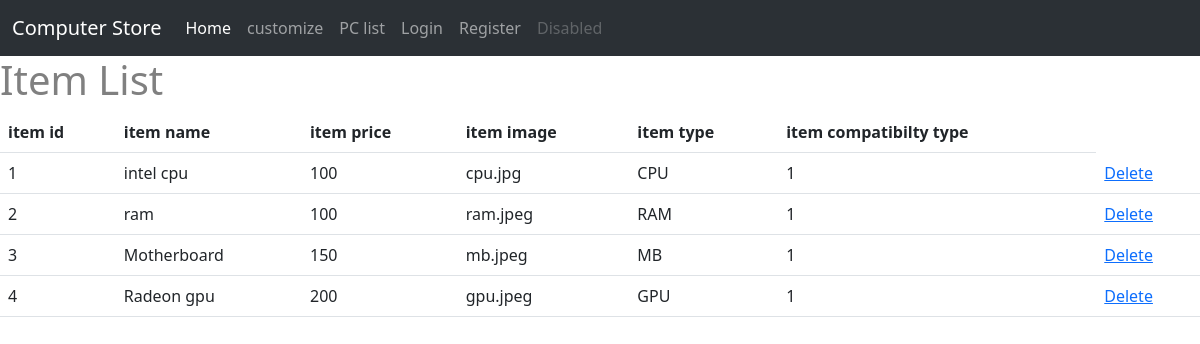
The page /displayItem on the database as committed earlier.
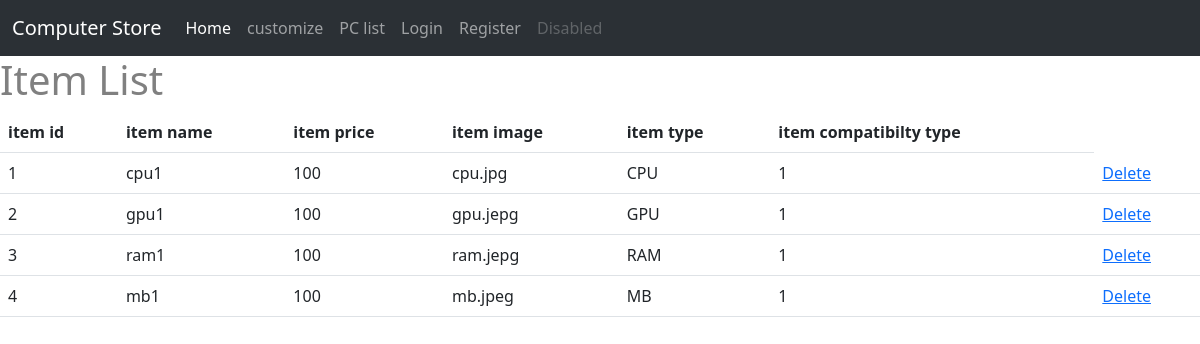
The same page on the database as committed later.
### ltt/models.py (models this page shows, shortened)
class Item(db.Model):
    __tablename__ = 'item'
    id = db.Column(db.Integer,primary_key = True)
    item_name = db.Column(db.String(20))
    item_price = db.Column(db.Integer)
    item_image = db.Column(db.String(20), default = "default.jpg")
    item_type = db.Column(db.String(20))
    item_c = db.Column(db.Integer)
    comments = db.relationship("Comment",backref ="item")
    rate_count = db.Column(db.Integer, default = 0)
    rate_acc = db.Column(db.Integer,default = 0)

### ltt/view.py (the view)
@view.route('/displayItem')   #page for staff to view item
def displayItem():
    items = Item.query.all()
    return render_template('displayItem.html', items = items)

### ltt/templates/displayItem.html (shortened to what this page needs)
{% extends "base.html" %}
{% block contend %}
<h1>Item List</h1>
<table class = "table table-hover">
    <thead>
        <tr>
            <th scope="col"> item id</th>
            <th scope="col">item name </th>
            <th scope="col"> item price</th>
            <th scope="col">item image </th>
            <th scope="col">item type </th>
            <th scope="col">item compatibilty type </th>
        </tr>
    </thead>
    <tbody>
        {% for item in items %}
        <tr>
            <td>{{item.id}}</td>
            <td>{{item.item_name}}</td>
            <td>{{item.item_price}}</td>
            <td>{{item.item_image}}</td>
            <td>{{item.item_type}}</td>
            <td>{{item.item_c}}</td>
            <td>
                <a href="/delete/{{item.id}}">Delete</a>
            </td>
        </tr>
        {% endfor %}
    </tbody>
</table>
{% endblock %}

### ltt/templates/base.html (shortened to what this page needs)
<!DOCTYPE html>
<html>
    <head>
        <link href="https://cdn.jsdelivr.net/npm/bootstrap@5.3.0-alpha3/dist/css/bootstrap.min.css" rel="stylesheet">
        <link rel="stylesheet" type="text/css" href="{{ url_for('static', filename='main.css') }}">
    </head>
    <body>
        <nav class="navbar navbar-expand-lg bg-body-tertiary bg-dark"  data-bs-theme="dark">
            <div class="container-fluid">
              <a class="navbar-brand" href="#">Computer Store</a>
              <div class="collapse navbar-collapse" id="navbarNavAltMarkup">
                <div class="navbar-nav">
                  <a class="nav-link active" aria-current="page" href="/home">Home</a>
                  <a class="nav-link" href="/customize">customize</a>
                  <a class="nav-link" href="/prebulid">PC list</a>
                  {%if current_user.is_active == False%}
                    <a class="nav-link" href="/login">Login</a>
                    <a class="nav-link" href="/register">Register</a>
                  {%endif%}
                  <a class="nav-link disabled">Disabled</a>
                </div>
              </div>
            </div>
        </nav>
        {% block contend %}
        {%endblock%}
    </body>
</html>

### ltt/static/main.css (style rules this page uses)
* { box-sizing: border-box; }
body { color: grey; }

Rows that differ between the two databases and show on the page:
changed Item "cpu.jpg": item_name "intel cpu" → "cpu1"
changed Item id 2: item_name "ram" → "gpu1"; item_image "ram.jpeg" → "gpu.jepg"; item_type "RAM" → "GPU"
changed Item id 3: item_name "Motherboard" → "ram1"; item_price "150" → "100"; item_image "mb.jpeg" → "ram.jepg"; item_type "MB" → "RAM"
changed Item id 4: item_name "Radeon gpu" → "mb1"; item_price "200" → "100"; item_image "gpu.jpeg" → "mb.jpeg"; item_type "GPU" → "MB"
